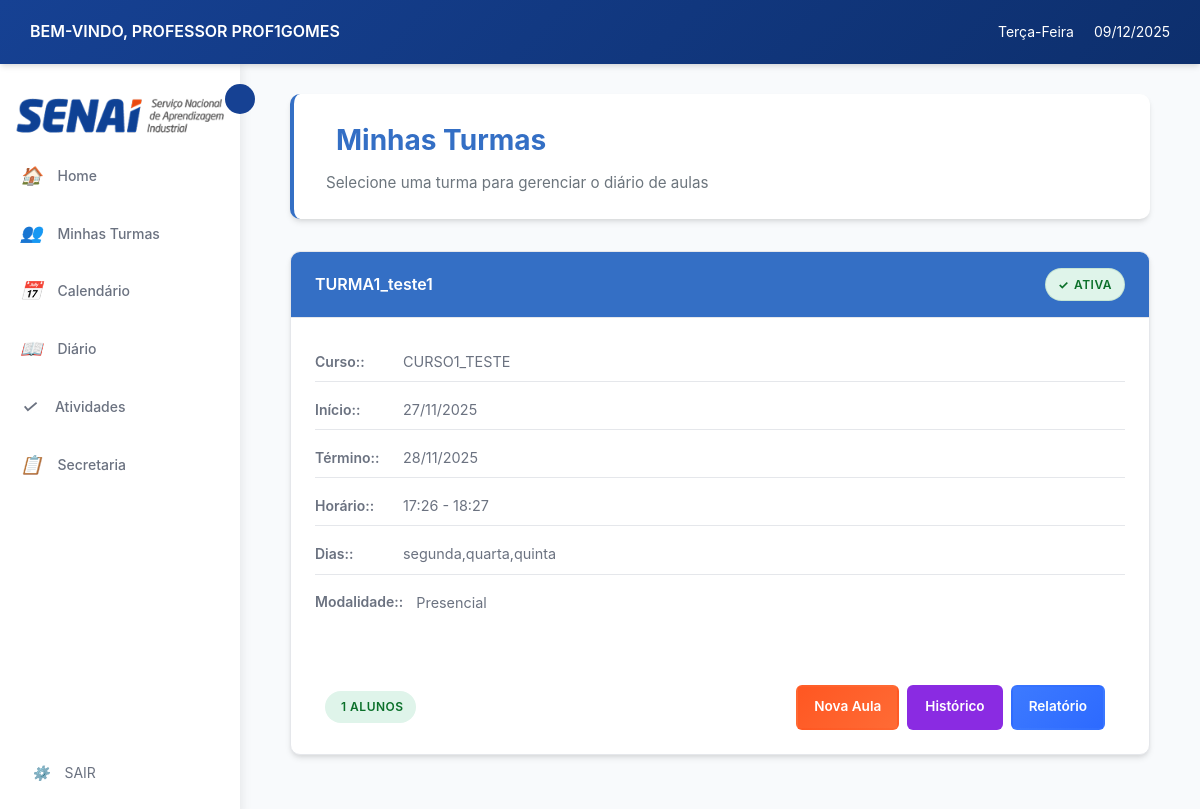
The page /diario/ (signed in) on the database its author committed.
### login/models.py (models this page shows, shortened)
class Usuario(AbstractUser):
    TIPO_USUARIO = [
        ('aluno', 'Aluno'),
        ('professor', 'Professor'),
        ('secretaria', 'Secretaria'),
    ]
    usuario_id = models.AutoField(primary_key=True)
    nome = models.CharField('Nome', max_length=100, blank=True, null=True)
    sobrenome = models.CharField('Sobrenome', max_length=100, blank=True, null=True)
    email = models.EmailField('E-mail', unique=True, default=None)
    data_nascimento = models.DateField('Data de Nascimento', blank=True, null=True)
    contato = models.CharField(max_length=20, unique=True, blank=True, null=True)
    cpf = models.CharField(max_length=14, unique=True, blank=True, null=True)
    endereco = models.TextField('Endereço', blank=True, null=True)
    tipo = models.CharField(max_length=10, choices=TIPO_USUARIO)
    USERNAME_FIELD = 'email'
    REQUIRED_FIELDS = ['nome','sobrenome','cpf', 'tipo', 'username']
    class Meta:
        db_table = 'Usuario'

### cursos/models.py (models this page shows, shortened)
class Turma(models.Model):
    TIPO_AULA = [
        ('presencial', 'Presencial'),
        ('semi', 'Semi-presencial'),
        ('ead', 'EAD'),
    ]
    turma_id = models.AutoField(primary_key=True)
    nome = models.CharField(max_length=100, null=True, blank=True)
    curso = models.ForeignKey(Curso, on_delete=models.CASCADE)
    professor = models.ForeignKey('login.professor', on_delete=models.SET_NULL,  # Ou models.SET_DEFAULT
        null=True,                  # Permite NULL
        blank=True,
        default=None)
    data_inicio = models.DateField()
    data_fim = models.DateField( null=True, blank=True)
    dias_semana = models.CharField(max_length=50)
    entrada_horas = models.CharField(max_length=100, null=True, blank=True)
    saida_horas = models.CharField(max_length=100, null=True, blank=True)
    tipo = models.CharField(max_length=10, choices=TIPO_AULA)
    status = models.BooleanField(default=True)
    class Meta:
        db_table = 'Turma'

class Curso(models.Model):
    nome = models.CharField(max_length=150, unique=True, verbose_name="Nome do Curso", default="Sem Nome")
    descricao = models.TextField(blank=True, verbose_name="Descrição")
    carga_horaria = models.PositiveIntegerField(verbose_name="Carga Horária (h)", default=40)
    ativo = models.BooleanField(default=True, verbose_name="Ativo")
    disciplinas = models.ManyToManyField('Disciplina', through='GradeCurricular', blank=True, related_name='cursos')
    class Meta:
        verbose_name = "curso"
        verbose_name_plural = "cursos"
        ordering = ["nome"]

### diario/views.py (the view)
# urls.py: path('', views.lista_turmas_diario, name='lista_turmas_diario'),
@login_required
def lista_turmas_diario(request):
    if hasattr(request.user, 'professor'):
        turmas = Turma.objects.filter(
            status=True,
            professor__usuario=request.user
        ).select_related('curso')
    else:
        turmas = Turma.objects.filter(status=True).select_related('curso')
    context = {
        'turmas': turmas,
        'hoje': timezone.now().date()
    }
    return render(request, 'diario/lista_turmas.html', context)

### diario/templates/diario/lista_turmas.html (shortened to what this page needs)
{% extends 'professor/base.html' %}
{% load static %}
{% block extra_css %}
<link rel="stylesheet" href="{% static 'diario/css/styles.css' %}">
{% endblock %}
{% block content %}
<div class="dashboard-container">
    <div class="dashboard-header">
        <h2>Minhas Turmas</h2>
        <p class="text-muted mb-0">Selecione uma turma para gerenciar o diário de aulas</p>
    </div>
    <div class="cards-grid-enhanced">
        {% for turma in turmas %}
        <div class="turma-card">
            <div class="card-header">
                <span>{{ turma.nome }}</span>
                <p class="status-badge status-active"> Ativa </p>
            </div>
            <div class="card-body">
                <div class="turma-info">
                    <p><strong>Curso:</strong> {{ turma.curso.nome }}</p>
                    <p><strong>Início:</strong> {{ turma.data_inicio|date:"d/m/Y" }}</p>
                    {% if turma.data_fim %}
                    <p><strong>Término:</strong> {{ turma.data_fim|date:"d/m/Y" }}</p>
                    {% endif %}
                    <p><strong>Horário:</strong> {{ turma.entrada_horas }} - {{ turma.saida_horas }}</p>
                    <p><strong>Dias:</strong> {{ turma.dias_semana }}</p>
                    <p><strong>Modalidade:</strong> {{ turma.get_tipo_display }}</p>
                </div>
                <div class="d-flex justify-content-between align-items-center mt-4">
                    <span class="badge bg-secondary">
                        {{ turma.matricula_set.count }} alunos
                    </span>
                    <div class="action-buttons d-flex">
                        <a href="{% url 'diario:criar_aula' turma.turma_id %}"
                           class="action-btn action-btn-success"
                           title="Nova Aula">
                             Nova Aula
                        </a>
                        <a href="{% url 'diario:historico_aulas' turma.turma_id %}"
                           class="action-btn action-btn-primary"
                           title="Histórico">
                             Histórico
                        </a>
                        <a href="{% url 'diario:relatorio_frequencia' turma.turma_id %}"
                           class="action-btn action-btn-info"
                           title="Relatório">
                             Relatório
                        </a>
                    </div>
                </div>
            </div>
        </div>
        {% endfor %}
    </div>
</div>
{% endblock %}

### professor/templates/professor/base.html (shortened to what this page needs)
{% load static %}
<!DOCTYPE html>
<html lang="pt-br">
<head>
    <link rel="stylesheet" href="{% static 'professor/css/style.css' %}">
    {% block extra_css %}{% endblock %}
</head>
<body>
    <header class="header">
        <div class="header-left">
            <span class="welcome-text">BEM-VINDO, PROFESSOR {{ user.get_full_name|default:user.username|upper }}</span>
        </div>
        <div class="header-right">
            <span class="weekday" id="currentWeekday"></span>
            <span class="date" id="currentDate"></span>
        </div>
    </header>
    <main class="main-container">
        <aside class="sidebar" id="sidebar">
            <img src="{% static 'professor/img/senai_logo.png' %}" alt="SENAI" id="senai-logo-sidebar">
            <button class="sidebar-toggle" id="sidebarToggle"></button>
            <ul class="sidebar-menu">
                <li>
                    <a href="{% url 'professor:home' %}">
                        <i>🏠</i>
                        <span>Home</span>
                    </a>
                </li>
                <li>
                    <a href="{% url 'professor:listar_cursos' %}">
                        <i>👥</i>
                        <span>Minhas Turmas</span>
                    </a>
                </li>
                <li>
                    <a href="{% url 'professor:calendario' %}">
                        <i>📅</i>
                        <span>Calendário</span>
                    </a>
                </li>
                <li>
                    <a href="{% url 'diario:lista_turmas_diario' %}">
                        <i>📖</i>
                        <span>Diário</span>
                    </a>
                </li>
                <li>
                    <a href="{% url 'atividades:home' %}">
                        <i>✓</i>
                        <span>Atividades</span>
                    </a>
                </li>
                <li>
                    <a href="{% url 'solicitacao:solicitacaoList' %}">
                        <i>📋</i>
                        <span>Secretaria</span>
                    </a>
                </li>
            </ul>
            <div class="sidebar-footer">
                <a href="{% url 'logout' %}">
                    <i>⚙️</i>
                    <span>SAIR</span>
                </a>
            </div>
        </aside>
        <div class="content-area">
            {% block content %}
            {% endblock %}
        </div>
    </main>
</body>
</html>

### diario/static/diario/css/styles.css (style rules this page uses)
:root { --azul: #346fc5; --azul-escuro: #0d2f6d; --vermelho: #dc3545; --vermelho-escuro: #b52d3a; --laranja: #ff5722; --laranja-escuro: #c43a0a; --cinza-claro: #6c757d; --cinza: #adb5bd; --cinza-escuro: #343a40; }
.card-header { padding: 1.25rem 1.5rem; background: var(--azul); color: rgb(255, 255, 255); border-bottom: 1px solid var(--cinza-borda); display: flex; align-items: center; justify-content: space-between; }
.card-header span { color: white; }
.card-body { padding: 1.5rem; }
.badge { padding: 6px 12px; border-radius: 20px; font-size: 0.75rem; font-weight: 600; text-transform: uppercase; letter-spacing: 0.5px; display: inline-flex; align-items: center; gap: 4px; color: black; }
.bg-secondary { background-color: #dff4ea !important; color: #0b702a; }
.dashboard-header { background: white; padding: 1.5rem 2rem; border-radius: 10px; box-shadow: var(--sombra); margin-bottom: 2rem; border-left: 4px solid var(--azul); }
.dashboard-header h2 { color: var(--azul); margin: 0 0 8px 0; font-weight: 700; display: flex; align-items: center; gap: 10px; }
.dashboard-header .text-muted { color: var(--cinza-claro) !important; font-size: 0.95rem; margin: 0; }
.turma-card { background: white; border-radius: 10px; box-shadow: var(--sombra); border: 1px solid var(--cinza-borda); transition: all 0.3s ease; overflow: hidden; }
.turma-card .card-header { background: var(--azul); padding: 1rem 1.5rem; color: black; display: flex; align-items: center; justify-content: space-between; }
.turma-card .card-body { padding: 1.5rem; }
.turma-info { display: flex; flex-direction: column; gap: 8px; margin-bottom: 1rem; }
.turma-info p { margin: 0; display: flex; align-items: center; gap: 8px; color: var(--preto); font-size: 0.9rem; }
.turma-info strong { color: var(--preto); min-width: 80px; }
.status-badge { padding: 6px 12px; border-radius: 20px; font-size: 0.75rem; font-weight: 600; text-transform: uppercase; letter-spacing: 0.5px; }
.status-active { background: #dff4ea; color: #0b702a; border: 1px solid rgba(11,112,42,0.12); }
.action-buttons { display: flex; flex-direction: row; gap: 0.5rem; flex-wrap: nowrap; align-items: center; }
.action-btn { border-radius: 8px; text-decoration: none; font-weight: 600; transition: all 0.3s ease; display: inline-flex; align-items: center; border: 2px solid transparent; }
.action-btn-primary { background: blueviolet; color: white; }
.action-btn-success { background: linear-gradient(135deg, var(--laranja) 0%, #ff6b35 100%); color: white; }
.action-btn-info { background: linear-gradient(135deg, var(--azul-claro) 0%, #2d6aff 100%); color: white; }
.cards-grid-enhanced { display: grid; grid-template-columns: repeat(auto-fit, minmax(400px, 1fr)); gap: 2rem; margin-bottom: 2rem; }
.mb-0 { margin-bottom: 0; }
.mt-4 { margin-top: 2rem; }
.d-flex { display: flex; gap: 10px; padding-inline: 10px; }
.justify-content-between { justify-content: space-between; }
.align-items-center { align-items: center; }

### diario/templates/diario/lista_turmas.html (style rules this page uses)
.turma-card { transition: all 0.3s ease; border: 1px solid var(--cinza-borda); }
.action-buttons { gap: 0.5rem; }
.action-btn { font-size: 0.85rem; padding: 0.6rem 1rem; border-radius: 6px; }

### rows shown on the page
Usuario: get_full_name "PROF1GOMES"
Turma: nome "TURMA1_teste1", curso.nome "CURSO1_TESTE", data_inicio "27/11/2025", data_fim "28/11/2025", entrada_horas "17:26", saida_horas "18:27", dias_semana "segunda,quarta,quinta", tipo "Presencial", matricula_set.count "1"
